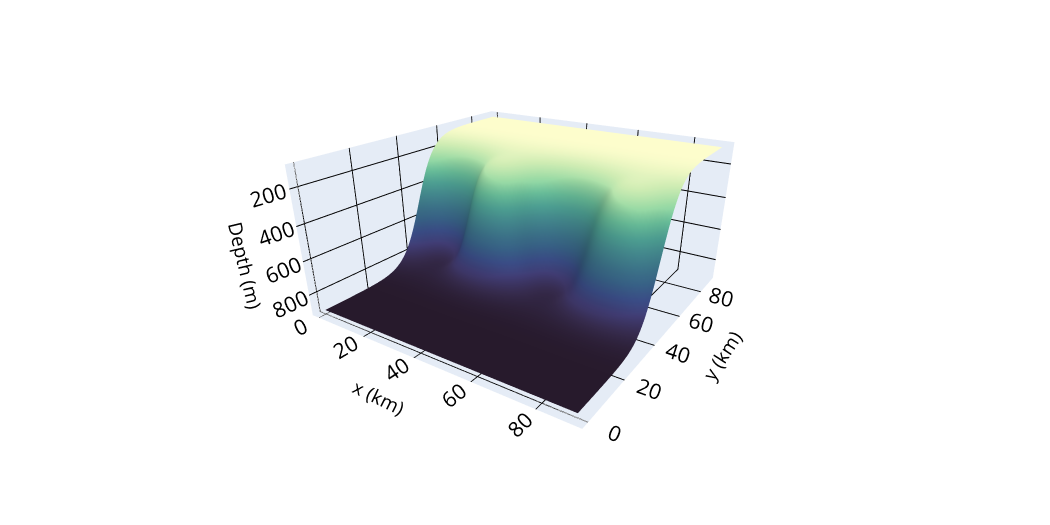

This figure's notebook cell:
### Code cell
X, Y, h = generate_bathymetry(default_params, full=True)

# m to km
X /= 1e3
Y /= 1e3

fig = plot_3D_bathymetry(X, Y, h, 
                         #show_contour=True, 
                         width="single", 
                         aspect_ratio=0.5
                         )
fig.write_image(figpath+"3dbath.pdf")
fig

### Figure 1 — Plotly figure (JSON) as saved in the notebook; plotly's stock layout.template omitted (floating-point values rounded to 4 significant figures; data arrays with more than 128 entries replaced by an {"elided": "..."} marker saying what was removed)
{"data": [{"cmax": 899.9, "cmin": 100.1, "colorscale": [[0, "rgb(253, 253, 204)"], [0.09091, "rgb(206, 236, 179)"], [0.1818, "rgb(156, 219, 165)"], [0.2727, "rgb(111, 201, 163)"], [0.3636, "rgb(86, 177, 163)"], [0.4545, "rgb(76, 153, 160)"], [0.5455, "rgb(68, 130, 155)"], [0.6364, "rgb(62, 108, 150)"], [0.7273, "rgb(62, 82, 143)"], [0.8182, "rgb(64, 60, 115)"], [0.9091, "rgb(54, 43, 77)"], [1, "rgb(39, 26, 44)"]], "contours": {"z": {"color": "#E64A19", "end": 501, "show": false, "size": 20, "start": 500, "width": 6}}, "lighting": {"ambient": 0.5, "diffuse": 0.8, "roughness": 0.5}, "showscale": false, "type": "surface", "x": {"elided": "91x91 int values"}, "y": {"elided": "91x91 int values"}, "z": {"elided": "91x91 float values"}}], "layout": {"font": {"color": "#000000", "size": 16}, "height": 525, "margin": {"b": 0, "l": 0, "r": 0, "t": 40}, "paper_bgcolor": "rgba(0,0,0,0)", "plot_bgcolor": "rgba(0,0,0,0)", "scene": {"aspectmode": "manual", "aspectratio": {"x": 1, "y": 1, "z": 0.5}, "camera": {"center": {"x": 0, "y": 0, "z": -0.2}, "eye": {"x": 1, "y": -1.5, "z": 0.7}}, "xaxis": {"color": "#000000", "gridcolor": "#000000", "title": {"text": "x (km)"}}, "yaxis": {"color": "#000000", "gridcolor": "#000000", "title": {"text": "y (km)"}}, "zaxis": {"autorange": "reversed", "color": "#000000", "gridcolor": "#000000", "nticks": 5, "range": [0, 989.9], "title": {"text": "Depth (m)"}}}, "width": 1050}}
